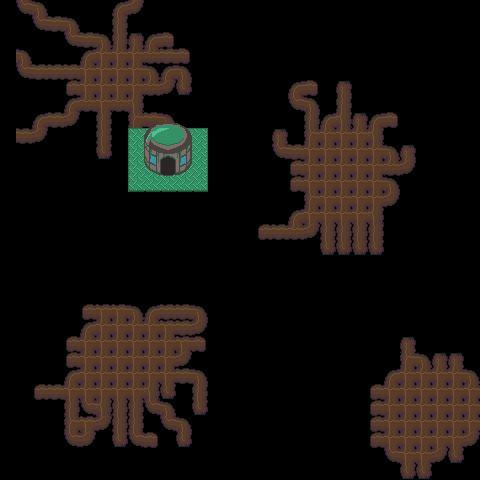

Tiled map render using the project's own tile images. Description and the whole map definition, tile-layer contents included, below:
An orthogonal 30x30 tile map with 16x16 px tiles, 3 tile layers (Branches, Metal, Shtuff), 2 tilesets and 9 objects (5x eel, 3x fish, teleport).

<map version="1.10" tiledversion="1.10.1" orientation="orthogonal" renderorder="right-down" width="30" height="30" tilewidth="16" tileheight="16" infinite="0" nextlayerid="5" nextobjectid="13">
 <properties>
  <property name="above" value="overworld.tmx" />
  <property name="area" value="underwater" />
  <property name="below" value="underwater2.tmx" />
  <property name="player_layer" type="int" value="9" />
  <property name="track" value="undersea.wav" />
 </properties>
 <tileset firstgid="1" source="placeholder_tiles.tsx" />
 <tileset firstgid="7" source="tileset.tsx" />
 <layer id="3" name="Branches" width="30" height="30">
  <data encoding="csv">
0,115,85,0,0,0,0,83,101,0,0,0,0,0,0,0,0,0,0,0,0,0,0,0,0,0,0,0,0,0,
0,0,115,84,85,0,0,99,0,0,0,0,0,0,0,0,0,0,0,0,0,0,0,0,0,0,0,0,0,0,
0,0,0,0,115,84,85,99,117,83,132,0,0,0,0,0,0,0,0,0,0,0,0,0,0,0,0,0,0,0,
0,85,0,0,0,83,100,100,100,134,84,132,0,0,0,0,0,0,0,0,0,0,0,0,0,0,0,0,0,0,
0,115,84,84,84,100,100,100,100,85,83,85,0,0,0,0,0,0,0,0,0,0,0,0,0,0,0,0,0,0,
0,0,0,0,131,100,100,100,100,134,101,133,0,0,0,0,0,0,83,132,0,117,0,0,0,0,0,0,0,0,
0,0,0,0,83,134,100,134,118,0,0,0,0,0,0,0,0,0,115,85,0,99,0,0,0,0,0,0,0,0,
0,0,83,84,101,0,99,0,102,84,85,0,0,0,0,0,0,0,0,99,83,118,117,83,132,0,0,0,0,0,
0,84,101,0,0,0,99,0,0,0,0,0,0,0,0,0,0,117,0,102,100,100,100,118,0,0,0,0,0,0,
0,0,0,0,0,0,133,0,0,0,0,0,0,0,0,0,0,115,84,100,100,100,100,100,85,117,0,0,0,0,
0,0,0,0,0,0,0,0,0,0,0,0,0,0,0,0,0,0,131,100,100,100,100,100,134,101,0,0,0,0,
0,0,0,0,0,0,0,0,0,0,0,0,0,0,0,0,0,0,131,100,100,100,100,100,85,0,0,0,0,0,
0,0,0,0,0,0,0,0,0,0,0,0,0,0,0,0,0,0,0,102,100,100,100,100,101,0,0,0,0,0,
0,0,0,0,0,0,0,0,0,0,0,0,0,0,0,0,0,0,83,100,100,100,100,118,0,0,0,0,0,0,
0,0,0,0,0,0,0,0,0,0,0,0,0,0,0,0,131,84,134,101,99,99,99,99,0,0,0,0,0,0,
0,0,0,0,0,0,0,0,0,0,0,0,0,0,0,0,0,0,0,0,133,133,133,133,0,0,0,0,0,0,
0,0,0,0,0,0,0,0,0,0,0,0,0,0,0,0,0,0,0,0,0,0,0,0,0,0,0,0,0,0,
0,0,0,0,0,0,0,0,0,0,0,0,0,0,0,0,0,0,0,0,0,0,0,0,0,0,0,0,0,0,
0,0,0,0,0,0,0,0,0,0,0,0,0,0,0,0,0,0,0,0,0,0,0,0,0,0,0,0,0,0,
0,0,0,0,0,131,86,86,85,83,84,84,85,0,0,0,0,0,0,0,0,0,0,0,0,0,0,0,0,0,
0,0,0,0,0,83,100,100,100,100,86,84,101,0,0,0,0,0,0,0,0,0,0,0,0,0,0,0,0,0,
0,0,0,0,131,100,100,100,100,100,100,86,132,0,0,0,0,0,0,0,0,0,0,0,0,117,0,0,0,0,
0,0,0,0,131,100,100,100,100,100,100,101,0,0,0,0,0,0,0,0,0,0,0,0,0,102,85,117,117,0,
0,0,0,0,83,100,100,100,100,100,100,84,85,0,0,0,0,0,0,0,0,0,0,0,83,100,100,100,100,85,
0,0,131,84,100,100,100,100,100,118,133,0,116,0,0,0,0,0,0,0,0,0,0,131,100,100,100,100,100,100,
0,0,0,0,99,115,118,99,99,115,85,0,133,0,0,0,0,0,0,0,0,0,0,131,100,100,100,100,100,100,
0,0,0,0,102,86,101,99,99,0,115,85,0,0,0,0,0,0,0,0,0,0,0,131,100,100,100,100,100,100,
0,0,0,0,115,101,0,133,115,132,0,133,0,0,0,0,0,0,0,0,0,0,0,131,100,100,100,100,100,101,
0,0,0,0,0,0,0,0,0,0,0,0,0,0,0,0,0,0,0,0,0,0,0,0,115,100,100,101,133,0,
0,0,0,0,0,0,0,0,0,0,0,0,0,0,0,0,0,0,0,0,0,0,0,0,0,133,133,0,0,0
</data>
 </layer>
 <layer id="4" name="Metal" width="30" height="30">
  <data encoding="csv">
0,0,0,0,0,0,0,0,0,0,0,0,0,0,0,0,0,0,0,0,0,0,0,0,0,0,0,0,0,0,
0,0,0,0,0,0,0,0,0,0,0,0,0,0,0,0,0,0,0,0,0,0,0,0,0,0,0,0,0,0,
0,0,0,0,0,0,0,0,0,0,0,0,0,0,0,0,0,0,0,0,0,0,0,0,0,0,0,0,0,0,
0,0,0,0,0,0,0,0,0,0,0,0,0,0,0,0,0,0,0,0,0,0,0,0,0,0,0,0,0,0,
0,0,0,0,0,0,0,0,0,0,0,0,0,0,0,0,0,0,0,0,0,0,0,0,0,0,0,0,0,0,
0,0,0,0,0,0,0,0,0,0,0,0,0,0,0,0,0,0,0,0,0,0,0,0,0,0,0,0,0,0,
0,0,0,0,0,0,0,0,0,0,0,0,0,0,0,0,0,0,0,0,0,0,0,0,0,0,0,0,0,0,
0,0,0,0,0,0,0,0,0,0,0,0,0,0,0,0,0,0,0,0,0,0,0,0,0,0,0,0,0,0,
0,0,0,0,0,0,0,0,60,61,61,61,62,0,0,0,0,0,0,0,0,0,0,0,0,0,0,0,0,0,
0,0,0,0,0,0,0,0,76,77,77,77,78,0,0,0,0,0,0,0,0,0,0,0,0,0,0,0,0,0,
0,0,0,0,0,0,0,0,76,77,77,77,78,0,0,0,0,0,0,0,0,0,0,0,0,0,0,0,0,0,
0,0,0,0,0,0,0,0,92,93,93,93,94,0,0,0,0,0,0,0,0,0,0,0,0,0,0,0,0,0,
0,0,0,0,0,0,0,0,0,0,0,0,0,0,0,0,0,0,0,0,0,0,0,0,0,0,0,0,0,0,
0,0,0,0,0,0,0,0,0,0,0,0,0,0,0,0,0,0,0,0,0,0,0,0,0,0,0,0,0,0,
0,0,0,0,0,0,0,0,0,0,0,0,0,0,0,0,0,0,0,0,0,0,0,0,0,0,0,0,0,0,
0,0,0,0,0,0,0,0,0,0,0,0,0,0,0,0,0,0,0,0,0,0,0,0,0,0,0,0,0,0,
0,0,0,0,0,0,0,0,0,0,0,0,0,0,0,0,0,0,0,0,0,0,0,0,0,0,0,0,0,0,
0,0,0,0,0,0,0,0,0,0,0,0,0,0,0,0,0,0,0,0,0,0,0,0,0,0,0,0,0,0,
0,0,0,0,0,0,0,0,0,0,0,0,0,0,0,0,0,0,0,0,0,0,0,0,0,0,0,0,0,0,
0,0,0,0,0,0,0,0,0,0,0,0,0,0,0,0,0,0,0,0,0,0,0,0,0,0,0,0,0,0,
0,0,0,0,0,0,0,0,0,0,0,0,0,0,0,0,0,0,0,0,0,0,0,0,0,0,0,0,0,0,
0,0,0,0,0,0,0,0,0,0,0,0,0,0,0,0,0,0,0,0,0,0,0,0,0,0,0,0,0,0,
0,0,0,0,0,0,0,0,0,0,0,0,0,0,0,0,0,0,0,0,0,0,0,0,0,0,0,0,0,0,
0,0,0,0,0,0,0,0,0,0,0,0,0,0,0,0,0,0,0,0,0,0,0,0,0,0,0,0,0,0,
0,0,0,0,0,0,0,0,0,0,0,0,0,0,0,0,0,0,0,0,0,0,0,0,0,0,0,0,0,0,
0,0,0,0,0,0,0,0,0,0,0,0,0,0,0,0,0,0,0,0,0,0,0,0,0,0,0,0,0,0,
0,0,0,0,0,0,0,0,0,0,0,0,0,0,0,0,0,0,0,0,0,0,0,0,0,0,0,0,0,0,
0,0,0,0,0,0,0,0,0,0,0,0,0,0,0,0,0,0,0,0,0,0,0,0,0,0,0,0,0,0,
0,0,0,0,0,0,0,0,0,0,0,0,0,0,0,0,0,0,0,0,0,0,0,0,0,0,0,0,0,0,
0,0,0,0,0,0,0,0,0,0,0,0,0,0,0,0,0,0,0,0,0,0,0,0,0,0,0,0,0,0
</data>
 </layer>
 <layer id="1" name="Shtuff" width="30" height="30">
  <data encoding="csv">
0,0,0,0,0,0,0,0,0,0,0,0,0,0,0,0,0,0,0,0,0,0,0,0,0,0,0,0,0,0,
0,0,0,0,0,0,0,0,0,0,0,0,0,0,0,0,0,0,0,0,0,0,0,0,0,0,0,0,0,0,
0,0,0,0,0,0,0,0,0,0,0,0,0,0,0,0,0,0,0,0,0,0,0,0,0,0,0,0,0,0,
0,0,0,0,0,0,0,0,0,0,0,0,0,0,0,0,0,0,0,0,0,0,0,0,0,0,0,0,0,0,
0,0,0,0,0,0,0,0,0,0,0,0,0,0,0,0,0,0,0,0,0,0,0,0,0,0,0,0,0,0,
0,0,0,0,0,0,0,0,0,0,0,0,0,0,0,0,0,0,0,0,0,0,0,0,0,0,0,0,0,0,
0,0,0,0,0,0,0,0,0,0,0,0,0,0,0,0,0,0,0,0,0,0,0,0,0,0,0,0,0,0,
0,0,0,0,0,0,0,0,0,80,81,82,0,0,0,0,0,0,0,0,0,0,0,0,0,0,0,0,0,0,
0,0,0,0,0,0,0,0,0,96,97,98,0,0,0,0,0,0,0,0,0,0,0,0,0,0,0,0,0,0,
0,0,0,0,0,0,0,0,0,112,113,114,0,0,0,0,0,0,0,0,0,0,0,0,0,0,0,0,0,0,
0,0,0,0,0,0,0,0,0,128,129,130,0,0,0,0,0,0,0,0,0,0,0,0,0,0,0,0,0,0,
0,0,0,0,0,0,0,0,0,0,0,0,0,0,0,0,0,0,0,0,0,0,0,0,0,0,0,0,0,0,
0,0,0,0,0,0,0,0,0,0,0,0,0,0,0,0,0,0,0,0,0,0,0,0,0,0,0,0,0,0,
0,0,0,0,0,0,0,0,0,0,0,0,0,0,0,0,0,0,0,0,0,0,0,0,0,0,0,0,0,0,
0,0,0,0,0,0,0,0,0,0,0,0,0,0,0,0,0,0,0,0,0,0,0,0,0,0,0,0,0,0,
0,0,0,0,0,0,0,0,0,0,0,0,0,0,0,0,0,0,0,0,0,0,0,0,0,0,0,0,0,0,
0,0,0,0,0,0,0,0,0,0,0,0,0,0,0,0,0,0,0,0,0,0,0,0,0,0,0,0,0,0,
0,0,0,0,0,0,0,0,0,0,0,0,0,0,0,0,0,0,0,0,0,0,0,0,0,0,0,0,0,0,
0,0,0,0,0,0,0,0,0,0,0,0,0,0,0,0,0,0,0,0,0,0,0,0,0,0,0,0,0,0,
0,0,0,0,0,0,0,0,0,0,0,0,0,0,0,0,0,0,0,0,0,0,0,0,0,0,0,0,0,0,
0,0,0,0,0,0,0,0,0,0,0,0,0,0,0,0,0,0,0,0,0,0,0,0,0,0,0,0,0,0,
0,0,0,0,0,0,0,0,0,0,0,0,0,0,0,0,0,0,0,0,0,0,0,0,0,0,0,0,0,0,
0,0,0,0,0,0,0,0,0,0,0,0,0,0,0,0,0,0,0,0,0,0,0,0,0,0,0,0,0,0,
0,0,0,0,0,0,0,0,0,0,0,0,0,0,0,0,0,0,0,0,0,0,0,0,0,0,0,0,0,0,
0,0,0,0,0,0,0,0,0,0,0,0,0,0,0,0,0,0,0,0,0,0,0,0,0,0,0,0,0,0,
0,0,0,0,0,0,0,0,0,0,0,0,0,0,0,0,0,0,0,0,0,0,0,0,0,0,0,0,0,0,
0,0,0,0,0,0,0,0,0,0,0,0,0,0,0,0,0,0,0,0,0,0,0,0,0,0,0,0,0,0,
0,0,0,0,0,0,0,0,0,0,0,0,0,0,0,0,0,0,0,0,0,0,0,0,0,0,0,0,0,0,
0,0,0,0,0,0,0,0,0,0,0,0,0,0,0,0,0,0,0,0,0,0,0,0,0,0,0,0,0,0,
0,0,0,0,0,0,0,0,0,0,0,0,0,0,0,0,0,0,0,0,0,0,0,0,0,0,0,0,0,0
</data>
 </layer>
 <objectgroup id="2" name="Object Layer 1">
  <object id="2" type="eel" gid="1" x="32" y="240" width="16" height="16" />
  <object id="5" type="eel" gid="1" x="272" y="320" width="16" height="16" />
  <object id="6" type="eel" gid="1" x="240" y="16" width="16" height="16" />
  <object id="7" type="eel" gid="1" x="432" y="32" width="16" height="16" />
  <object id="8" type="eel" gid="1" x="448" y="224" width="16" height="16" />
  <object id="9" type="fish" gid="3" x="240" y="160" width="16" height="16" />
  <object id="10" type="fish" gid="3" x="304" y="416" width="16" height="16" />
  <object id="11" type="fish" gid="3" x="432" y="288" width="16" height="16">
   <properties>
    <property name="area" value="underwater" />
    <property name="player_layer" type="int" value="9" />
    <property name="track" value="undersea.wav" />
   </properties>
  </object>
  <object id="12" type="teleport" gid="6" x="160" y="160" width="16" height="16">
   <properties>
    <property name="dest" value="86, 130" />
    <property name="dest_map" value="dungeon-1.tmx" />
   </properties>
  </object>
 </objectgroup>
</map>
